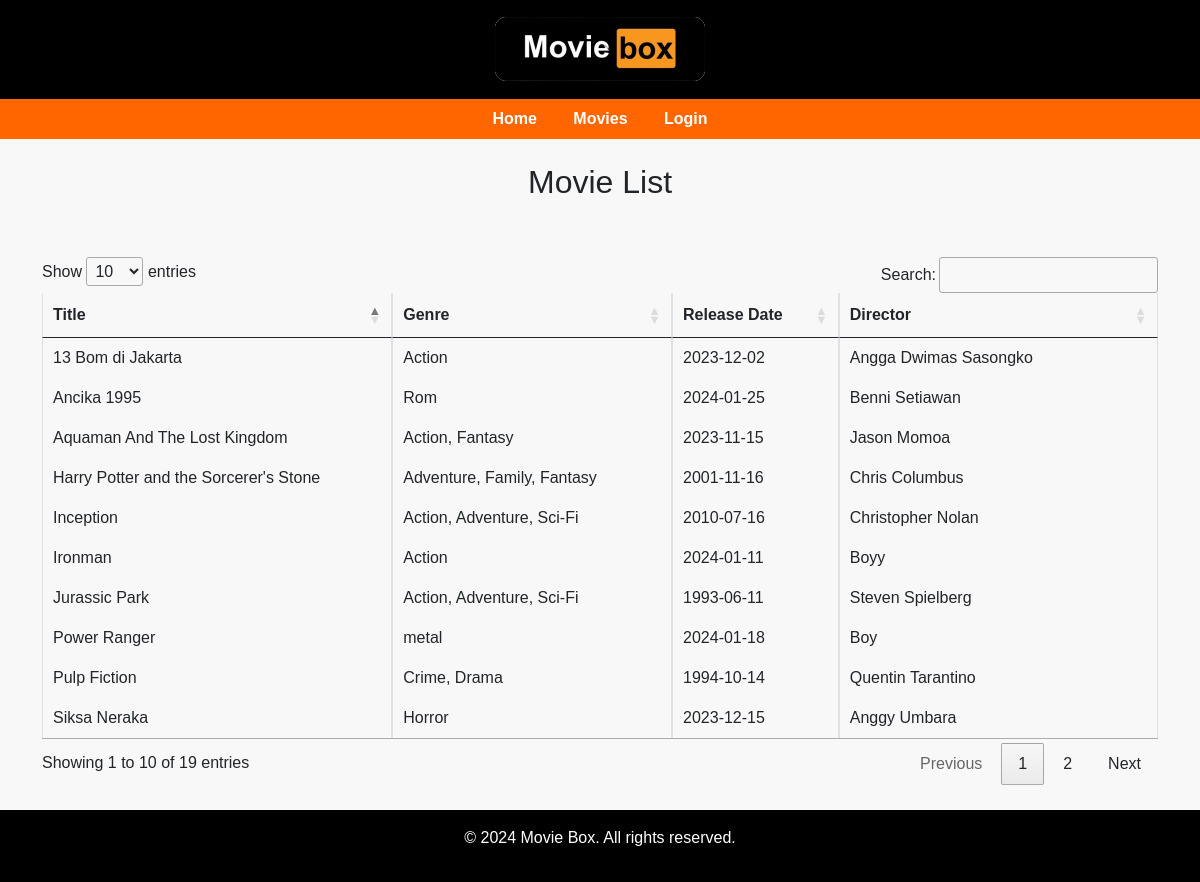
The page /movie.php on the database its author committed.
### tables this page shows
CREATE TABLE `movies` (
  `id` int(11) NOT NULL,
  `title` varchar(255) NOT NULL,
  `genre` varchar(255) NOT NULL,
  `release_date` date DEFAULT NULL,
  `director` varchar(255) DEFAULT NULL,
  `created_at` timestamp NOT NULL DEFAULT current_timestamp(),
  `updated_at` timestamp NOT NULL DEFAULT current_timestamp() ON UPDATE current_timestamp()
);

### movie.php (the view, shortened to what this page needs)
<!DOCTYPE html>
<html lang="en">
   <head>
      <link href="https://cdn.jsdelivr.net/npm/bootstrap@5.0.2/dist/css/bootstrap.min.css" rel="stylesheet">
      <link rel="stylesheet" href="https://cdn.datatables.net/1.13.7/css/jquery.dataTables.css" />
   </head>
   <body>
      <header>
      <img src="22222.png" class="rounded mx-auto d-block" alt="logo">
      </header>
      <nav>
         <a href="index.php" class="Index-link">Home</a>
         <a href="movie.php" class="Movie-link">Movies</a>
         <a href="login.php" class="login-link">Login</a>
      </nav>
      <br>
      <h2>Movie List</h2>
      </head>
      <body>
         <?php
            include_once("koneksi.php");
            $sql = "SELECT * FROM movies";
            $result = $conn->query($sql);
            ?>
         <br>
         <br>
         <div class="col-md-12 col-md-offset-3">
         <div class="container" style="margin-bottom: 25px;">
            <div class="row" >
               <div class="col-md-12 col-md-offset-3">
                  <table id="myTable" class="table table-bordered">
                     <thead>
                        <tr>
                           <th>Title</th>
                           <th>Genre</th>
                           <th>Release Date</th>
                           <th>Director</th>
                        </tr>
                     </thead>
                     <tbody>
                        <?php
                           while($data = mysqli_fetch_array($result)) {
                               echo "<tr>";
                               echo "<td>".$data['title']."</td>";
                               echo "<td>".$data['genre']."</td>";
                               echo "<td>".$data['release_date']."</td>";
                               echo "<td>".$data['director']."</td>";
                               echo "</tr>";
                           }
                           ?>
                     </tbody>
                  </table>
               </div>
            </div>
         </div>
         <footer>
            <p>&copy; 2024 Movie Box. All rights reserved.</p>
         </footer>
   </body>
</html>

### movie.php (style rules this page uses)
body { font-family: 'Arial', sans-serif; margin: 0; padding: 0; background-color: #f8f8f8; display: flex; flex-direction: column; min-height: 100vh; }
header { background-color: #000000; color: white; text-align: center; padding: 1em; }
nav { background-color: #ff6600; padding: 0.5em; text-align: center; }
nav a { color: white; text-decoration: none; margin: 0 1em; font-weight: bold; transition: color 0.3s; }
footer { background-color: #000000; color: white; text-align: center; padding: 1em; margin-top: auto; }
h2 { text-align: center; }

### rows shown on the page
movies: title "Jurassic Park", genre "Action, Adventure, Sci-Fi", release_date "1993-06-11", director "Steven Spielberg"
movies: title "Harry Potter and the Sorcerer's Stone", genre "Adventure, Family, Fantasy", release_date "2001-11-16", director "Chris Columbus"
movies: title "Pulp Fiction", genre "Crime, Drama", release_date "1994-10-14", director "Quentin Tarantino"
movies: title "Inception", genre "Action, Adventure, Sci-Fi", release_date "2010-07-16", director "Christopher Nolan"
movies: title "Power Ranger", genre "metal", release_date "2024-01-18", director "Boy"
movies: title "Ironman", genre "Action", release_date "2024-01-11", director "Boyy"
movies: title "13 Bom di Jakarta", genre "Action", release_date "2023-12-02", director "Angga Dwimas Sasongko"
movies: title "Siksa Neraka", genre "Horror", release_date "2023-12-15", director "Anggy Umbara"
movies: title "Ancika 1995", genre "Rom", release_date "2024-01-25", director "Benni Setiawan"
movies: title "Aquaman And The Lost Kingdom", genre "Action, Fantasy", release_date "2023-11-15", director "Jason Momoa"
